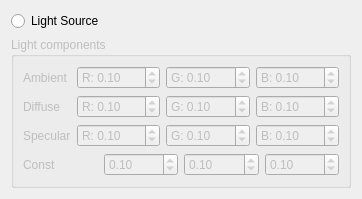
           <widget class="QWidget" name="tab_2">
            <attribute name="title">
             <string>Light Settings</string>
            </attribute>
            <layout class="QVBoxLayout" name="verticalLayout_12">
             <item>
              <widget class="QRadioButton" name="tg_LightSource">
               <property name="text">
                <string>Light Source</string>
               </property>
              </widget>
             </item>
             <item>
              <widget class="QGroupBox" name="groupBox_4">
               <property name="enabled">
                <bool>false</bool>
               </property>
               <property name="title">
                <string>Light components</string>
               </property>
               <layout class="QVBoxLayout" name="verticalLayout_8">
                <item>
                 <layout class="QHBoxLayout" name="horizontalLayout_2">
                  <item>
                   <widget class="QLabel" name="label_2">
                    <property name="text">
                     <string>Ambient</string>
                    </property>
                   </widget>
                  </item>
                  <item>
                   <widget class="QDoubleSpinBox" name="db_AmbientR">
                    <property name="prefix">
                     <string>R: </string>
                    </property>
                    <property name="minimum">
                     <double>-100.000000000000000</double>
                    </property>
                    <property name="maximum">
                     <double>100.000000000000000</double>
                    </property>
                    <property name="singleStep">
                     <double>0.100000000000000</double>
                    </property>
                    <property name="value">
                     <double>0.100000000000000</double>
                    </property>
                   </widget>
                  </item>
                  <item>
                   <widget class="QDoubleSpinBox" name="db_AmbientG">
                    <property name="prefix">
                     <string>G: </string>
                    </property>
                    <property name="minimum">
                     <double>-100.000000000000000</double>
                    </property>
                    <property name="maximum">
                     <double>100.000000000000000</double>
                    </property>
                    <property name="singleStep">
                     <double>0.100000000000000</double>
                    </property>
                    <property name="value">
                     <double>0.100000000000000</double>
                    </property>
                   </widget>
                  </item>
                  <item>
                   <widget class="QDoubleSpinBox" name="db_AmbientB">
                    <property name="prefix">
                     <string>B: </string>
                    </property>
                    <property name="minimum">
                     <double>-100.000000000000000</double>
                    </property>
                    <property name="maximum">
                     <double>100.000000000000000</double>
                    </property>
                    <property name="singleStep">
                     <double>0.100000000000000</double>
                    </property>
                    <property name="value">
                     <double>0.100000000000000</double>
                    </property>
                   </widget>
                  </item>
                 </layout>
                </item>
                <item>
                 <layout class="QHBoxLayout" name="horizontalLayout_3">
                  <item>
                   <widget class="QLabel" name="label_6">
                    <property name="text">
                     <string>Diffuse</string>
                    </property>
                   </widget>
                  </item>
                  <item>
                   <widget class="QDoubleSpinBox" name="db_DiffuseR">
                    <property name="prefix">
                     <string>R: </string>
                    </property>
                    <property name="minimum">
                     <double>-100.000000000000000</double>
                    </property>
                    <property name="maximum">
                     <double>100.000000000000000</double>
                    </property>
                    <property name="singleStep">
                     <double>0.100000000000000</double>
                    </property>
                    <property name="value">
                     <double>0.100000000000000</double>
                    </property>
                   </widget>
                  </item>
                  <item>
                   <widget class="QDoubleSpinBox" name="db_DiffuseG">
                    <property name="prefix">
                     <string>G: </string>
                    </property>
                    <property name="minimum">
                     <double>-100.000000000000000</double>
                    </property>
                    <property name="maximum">
                     <double>100.000000000000000</double>
                    </property>
                    <property name="singleStep">
                     <double>0.100000000000000</double>
                    </property>
                    <property name="value">
                     <double>0.100000000000000</double>
                    </property>
                   </widget>
                  </item>
                  <item>
                   <widget class="QDoubleSpinBox" name="db_DiffuseB">
                    <property name="prefix">
                     <string>B: </string>
                    </property>
                    <property name="minimum">
                     <double>-100.000000000000000</double>
                    </property>
                    <property name="maximum">
                     <double>100.000000000000000</double>
                    </property>
                    <property name="singleStep">
                     <double>0.100000000000000</double>
                    </property>
                    <property name="value">
                     <double>0.100000000000000</double>
                    </property>
                   </widget>
                  </item>
                 </layout>
                </item>
                <item>
                 <layout class="QHBoxLayout" name="horizontalLayout_6">
                  <item>
                   <widget class="QLabel" name="label_16">
                    <property name="text">
                     <string>Specular</string>
                    </property>
                   </widget>
                  </item>
                  <item>
                   <widget class="QDoubleSpinBox" name="db_SpecularR">
                    <property name="prefix">
                     <string>R: </string>
                    </property>
                    <property name="minimum">
                     <double>-100.000000000000000</double>
                    </property>
                    <property name="maximum">
                     <double>100.000000000000000</double>
                    </property>
                    <property name="singleStep">
                     <double>0.100000000000000</double>
                    </property>
                    <property name="value">
                     <double>0.100000000000000</double>
                    </property>
                   </widget>
                  </item>
                  <item>
                   <widget class="QDoubleSpinBox" name="db_SpecularG">
                    <property name="prefix">
                     <string>G: </string>
                    </property>
                    <property name="minimum">
                     <double>-100.000000000000000</double>
                    </property>
                    <property name="maximum">
                     <double>100.000000000000000</double>
                    </property>
                    <property name="singleStep">
                     <double>0.100000000000000</double>
                    </property>
                    <property name="value">
                     <double>0.100000000000000</double>
                    </property>
                   </widget>
                  </item>
                  <item>
                   <widget class="QDoubleSpinBox" name="db_SpecularB">
                    <property name="prefix">
                     <string>B: </string>
                    </property>
                    <property name="minimum">
                     <double>-100.000000000000000</double>
                    </property>
                    <property name="maximum">
                     <double>100.000000000000000</double>
                    </property>
                    <property name="singleStep">
                     <double>0.100000000000000</double>
                    </property>
                    <property name="value">
                     <double>0.100000000000000</double>
                    </property>
                   </widget>
                  </item>
                 </layout>
                </item>
                <item>
                 <layout class="QHBoxLayout" name="horizontalLayout_7" stretch="0,0,0,0">
                  <item>
                   <widget class="QLabel" name="label_31">
                    <property name="text">
                     <string>Const</string>
                    </property>
                   </widget>
                  </item>
                  <item>
                   <widget class="QDoubleSpinBox" name="db_ConstPoint">
                    <property name="minimum">
                     <double>-100.000000000000000</double>
                    </property>
                    <property name="maximum">
                     <double>100.000000000000000</double>
                    </property>
                    <property name="singleStep">
                     <double>0.100000000000000</double>
                    </property>
                    <property name="value">
                     <double>0.100000000000000</double>
                    </property>
                   </widget>
                  </item>
                  <item>
                   <widget class="QDoubleSpinBox" name="db_ConstLinear">
                    <property name="minimum">
                     <double>-100.000000000000000</double>
                    </property>
                    <property name="maximum">
                     <double>100.000000000000000</double>
                    </property>
                    <property name="singleStep">
                     <double>0.100000000000000</double>
                    </property>
                    <property name="value">
                     <double>0.100000000000000</double>
                    </property>
                   </widget>
                  </item>
                  <item>
                   <widget class="QDoubleSpinBox" name="db_ConstQuadratic">
                    <property name="minimum">
                     <double>-100.000000000000000</double>
                    </property>
                    <property name="maximum">
                     <double>100.000000000000000</double>
                    </property>
                    <property name="singleStep">
                     <double>0.100000000000000</double>
                    </property>
                    <property name="value">
                     <double>0.100000000000000</double>
                    </property>
                   </widget>
                  </item>
                 </layout>
                </item>
               </layout>
              </widget>
             </item>
            </layout>
           </widget>
